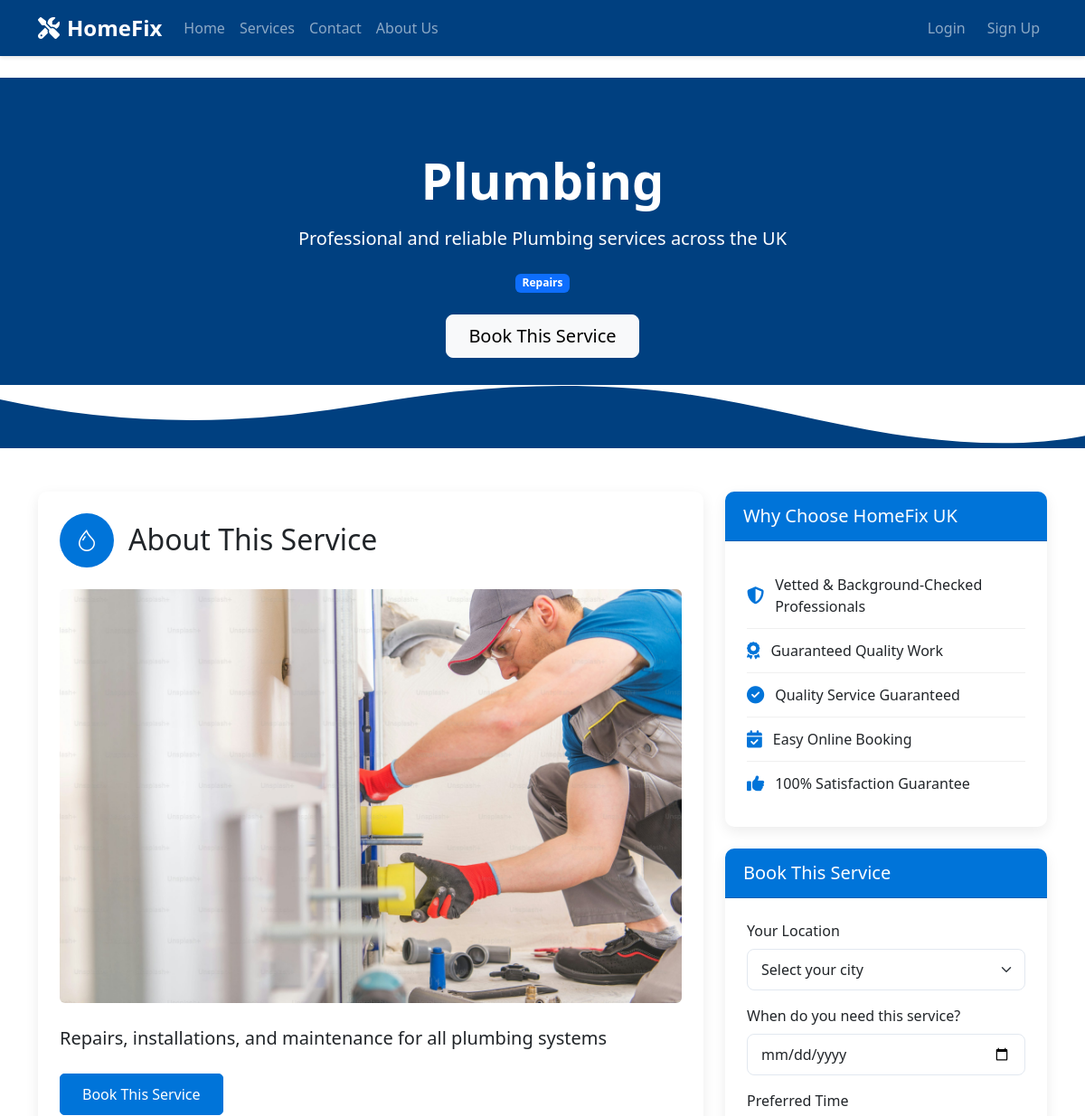
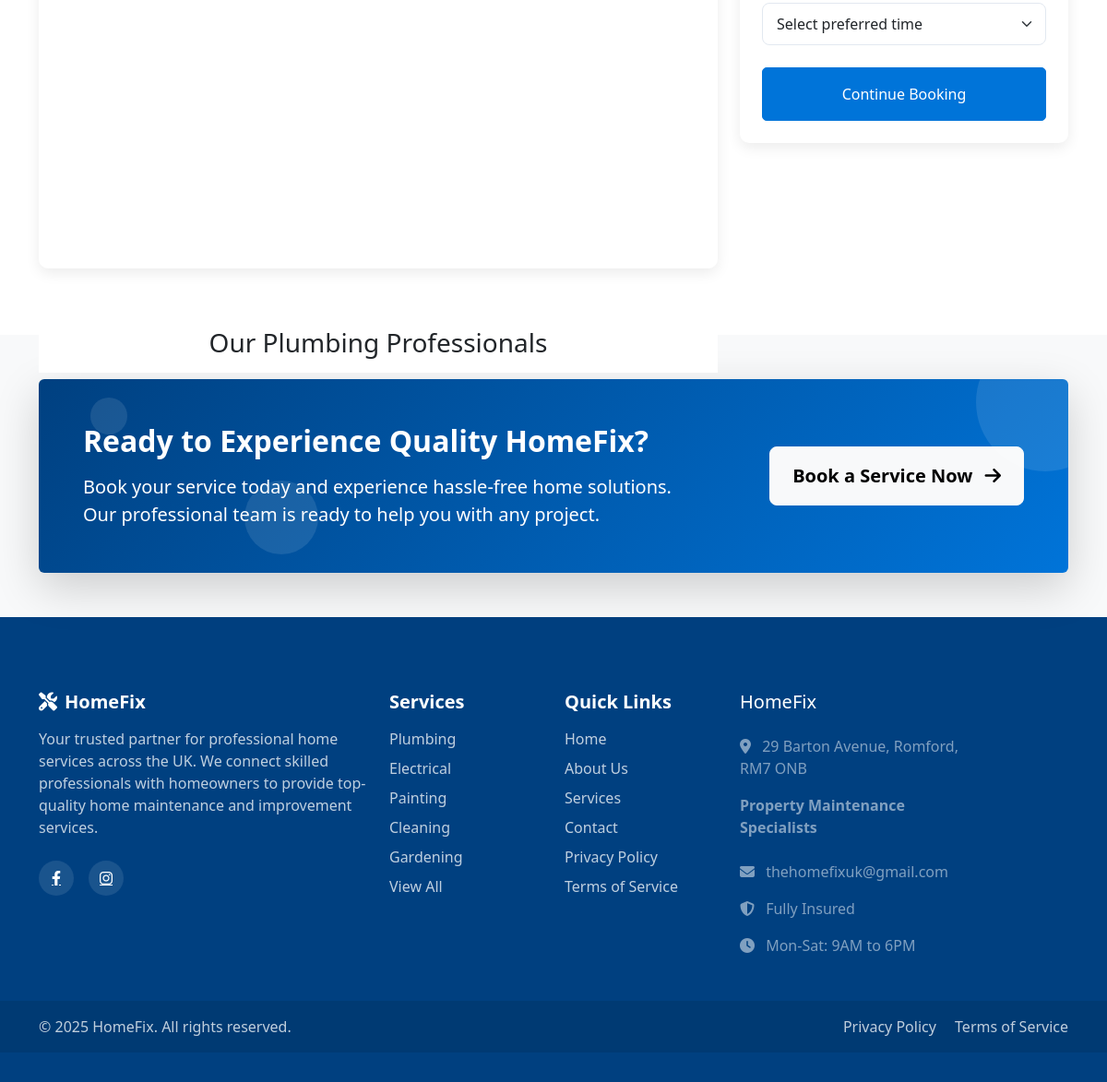
The app's page /services/1/ with its own data (2 pictures, top to bottom).
### services/models.py (models this page shows, shortened)
class Service(models.Model):
    name = models.CharField(max_length=100)
    description = models.TextField()
    icon = models.CharField(max_length=50)  # Store icon name/class
    base_price = models.DecimalField(max_digits=10, decimal_places=2)
    category = models.CharField(max_length=100)

### services/views.py (the view)
# urls.py: path('services/<int:service_id>/', views.service_detail, name='service_detail'),
def service_detail(request, service_id):
    service = get_object_or_404(Service, id=service_id)
    providers = Provider.objects.filter(service_types=service)
    return render(request, 'services/service_detail.html', {
        'service': service,
        'providers': providers,
    })

### templates/services/service_detail.html (shortened to what this page needs)
{% extends 'base.html' %}
{% block content %}
<section class="service-header">
    <div class="container">
        <div class="row justify-content-center">
            <div class="col-lg-10 text-center">
                <h1 class="display-4 fw-bold mb-3">{{ service.name }}</h1>
                <p class="lead mb-4">Professional and reliable {{ service.name }} services across the UK</p>
                <div class="d-flex justify-content-center align-items-center flex-wrap gap-3 mb-4">
                    <span class="badge bg-primary">{{ service.category }}</span>
                </div>
                <a href="{% url 'book_service' service.id %}" class="btn btn-light btn-lg px-4">Book This Service</a>
            </div>
        </div>
    </div>
    <div class="wave-divider">
    </div>
</section>
<div class="container py-5">
    <div class="row">
        <div class="col-lg-8">
            <div class="card service-card mb-5">
                <div class="card-body p-4">
                    <div class="d-flex align-items-center mb-4">
                        <div class="service-icon">
                            <i class="bi bi-{{ service.icon }}"></i>
                        </div>
                        <h2 class="mb-0">About This Service</h2>
                    </div>
                    <div class="service-image mb-4">
                        {% load static %}
                        {% if 'plumbing' in service.name|lower %}
                            <img src="{% static 'images/plumbing.jpg' %}" class="img-fluid rounded" alt="{{ service.name }}">
                        {% elif 'electrical' in service.name|lower or 'electric' in service.name|lower %}
                            <img src="{% static 'images/electrician.jpeg' %}" class="img-fluid rounded" alt="{{ service.name }}">
                        {% elif 'bathroom' in service.name|lower or 'tile' in service.name|lower or 'tiling' in service.name|lower %}
                            <img src="{% static 'images/bathroom&tilling.jpeg' %}" class="img-fluid rounded" alt="{{ service.name }}">
                        {% elif 'paint' in service.name|lower or 'painting' in service.name|lower %}
                            <img src="{% static 'images/painting.jpeg' %}" class="img-fluid rounded" alt="{{ service.name }}">
                        {% elif 'wallpaper' in service.name|lower %}
                            <img src="{% static 'images/wallpaper.jpeg' %}" class="img-fluid rounded" alt="{{ service.name }}">
                        {% elif 'floor' in service.name|lower %}
                            <img src="{% static 'images/flooring.jpeg' %}" class="img-fluid rounded" alt="{{ service.name }}">
                        {% elif 'garden' in service.name|lower or 'landscaping' in service.name|lower %}
                            <img src="{% static 'images/gardening.jpeg' %}" class="img-fluid rounded" alt="{{ service.name }}">
                        {% elif 'roof' in service.name|lower %}
                            <img src="{% static 'images/roofwork&repair.jpeg' %}" class="img-fluid rounded" alt="{{ service.name }}">
                        {% elif 'extension' in service.name|lower %}
                            <img src="{% static 'images/Extensions.jpeg' %}" class="img-fluid rounded" alt="{{ service.name }}">
                        {% elif 'carpent' in service.name|lower or 'wood' in service.name|lower %}
                            <img src="{% static 'images/carpenter.jpeg' %}" class="img-fluid rounded" alt="{{ service.name }}">
                        {% elif 'loft' in service.name|lower or 'conversion' in service.name|lower %}
                            <img src="{% static 'images/loft conversions.jpeg' %}" class="img-fluid rounded" alt="{{ service.name }}">
                        {% elif 'extension' in service.name|lower %}
                            <img src="{% static 'images/extension_specialist.png' %}" class="img-fluid rounded" alt="{{ service.name }}">
                        {% elif 'renovation' in service.name|lower or 'build' in service.name|lower or 'construction' in service.name|lower %}
                            <img src="{% static 'images/building.png' %}" class="img-fluid rounded" alt="{{ service.name }}">
                        {% elif 'clean' in service.name|lower %}
                            <img src="{% static 'images/cleaning.jpeg' %}" class="img-fluid rounded" alt="{{ service.name }}">
                        {% else %}
                            <img src="{% static 'images/maintenence.jpeg' %}" class="img-fluid rounded" alt="{{ service.name }}">
                        {% endif %}
                    </div>
                    <p class="card-text lead mb-4">{{ service.description }}</p>
                    <a href="{% url 'book_service' service.id %}" class="btn btn-primary px-4">Book This Service</a>
                </div>
            </div>
            <div class="my-5" style="clear: both; position: relative; z-index: 10;">
                <h2 class="h3 text-center py-3 bg-white">Our {{ service.name }} Professionals</h2>
            </div>
            {% if providers %}
            <div class="row row-cols-1 row-cols-md-2 g-4">
                {% for provider in providers %}
                <div class="col">
                    <div class="card provider-card h-100">
                        <div class="card-body p-4">
                            <div class="d-flex justify-content-between align-items-center mb-3">
                                <h3 class="card-title h5 mb-0">{{ provider.user.get_full_name }}</h3>
                                <span class="badge bg-light text-dark">{{ provider.total_jobs }} jobs</span>
                            </div>
                            <div class="d-flex align-items-center mb-3">
                                <div class="star-rating me-2">
                                    {% for i in '12345'|make_list %}
                                        {% if forloop.counter <= provider.rating %}
                                            <i class="fas fa-star"></i>
                                        {% elif forloop.counter <= provider.rating|add:0.5 %}
                                            <i class="fas fa-star-half-alt"></i>
                                        {% else %}
                                            <i class="far fa-star"></i>
                                        {% endif %}
                                    {% endfor %}
                                </div>
                                <span class="text-muted small">{{ provider.rating }} / 5</span>
                            </div>
                            <p class="card-text mb-4">{{ provider.bio|truncatewords:20 }}</p>
                            <div class="d-flex justify-content-between align-items-center">
                                <span class="text-primary small">Available in {{ provider.service_area }}</span>
                                <a href="{% url 'provider_detail' provider.id %}" class="btn btn-outline-primary">View Profile</a>
                            </div>
                        </div>
                    </div>
                </div>
                {% endfor %}
            </div>
            {% else %}
            <div class="alert alert-info rounded-3 shadow-sm my-4">
                <div class="d-flex align-items-center">
                    <p class="mb-0">No providers available for this service at the moment. Please check back later or contact us for more information.</p>
                </div>
            </div>
            {% endif %}
        </div>
        <div class="col-lg-4">
            <div class="card booking-sidebar mb-4">
                <div class="card-header">
                    <h2 class="h5 mb-0">Why Choose HomeFix UK</h2>
                </div>
                <div class="card-body p-4">
                    <ul class="feature-list">
                        <li><i class="fas fa-shield-alt"></i> Vetted & Background-Checked Professionals</li>
                        <li><i class="fas fa-award"></i> Guaranteed Quality Work</li>
                        <li><i class="fas fa-check-circle"></i> Quality Service Guaranteed</li>
                        <li><i class="fas fa-calendar-check"></i> Easy Online Booking</li>
                        <li><i class="fas fa-thumbs-up"></i> 100% Satisfaction Guarantee</li>
                    </ul>
                </div>
            </div>
            <div class="card booking-sidebar">
                <div class="card-header">
                    <h2 class="h5 mb-0">Book This Service</h2>
                </div>
                <div class="card-body p-4">
                    <form action="{% url 'book_service' service.id %}" method="get" class="booking-form">
                        <div class="mb-3">
                            <label for="quick-location" class="form-label">Your Location</label>
                            <select class="form-select" id="quick-location" name="location" required>
                                <option value="" selected disabled>Select your city</option>
                            </select>
                        </div>
                        <div class="mb-3">
                            <label for="quick-date" class="form-label">When do you need this service?</label>
                            <input type="date" class="form-control" id="quick-date" name="date" required>
                        </div>
                        <div class="mb-3">
                            <label for="quick-time" class="form-label">Preferred Time</label>
                            <select class="form-select" id="quick-time" name="time" required>
                                <option value="" selected disabled>Select preferred time</option>
                            </select>
                        </div>
                        <div class="d-grid mt-4">
                            <button type="submit" class="btn btn-primary py-3">Continue Booking</button>
                        </div>
                    </form>
                </div>
            </div>
        </div>
    </div>
</div>
{% endblock %}

### templates/base.html (style rules this page uses)
html, body { height: 100%; margin: 0; }
body { display: flex; flex-direction: column; min-height: 100vh; }
:root { --primary-color: #004080; --secondary-color: #f8f9fa; }
.btn-primary { background-color: var(--primary-color); border-color: var(--primary-color); }

### templates/services/service_detail.html (style rules this page uses)
.service-header { background-color: #004080; color: white; padding: 80px 0 100px; position: relative; overflow: hidden; }
.wave-divider { position: absolute; bottom: 0; left: 0; width: 100%; overflow: hidden; line-height: 0; }
.wave-divider svg { position: relative; display: block; width: calc(100% + 1.3px); height: 70px; }
.service-card { border: none; border-radius: 10px; box-shadow: 0 5px 15px rgba(0,0,0,0.08); transition: transform 0.3s ease; height: 100%; }
.service-icon { width: 60px; height: 60px; border-radius: 50%; background-color: #0074D9; display: flex; align-items: center; justify-content: center; color: white; font-size: 1.5rem; margin-right: 1rem; }
.feature-list { margin: 0; padding: 0; list-style: none; }
.feature-list li { padding: 12px 0; border-bottom: 1px solid #f0f0f0; display: flex; align-items: center; }
.feature-list li:last-child { border-bottom: none; }
.feature-list i { color: #0074D9; font-size: 1.2rem; margin-right: 12px; }
.booking-sidebar { border-radius: 10px; box-shadow: 0 5px 15px rgba(0,0,0,0.08); border: none; }
.booking-sidebar .card-header { background-color: #0074D9; color: white; border-top-left-radius: 10px; border-top-right-radius: 10px; padding: 15px 20px; }
.booking-form input, .booking-form select { border-radius: 8px; padding: 10px 15px; border: 1px solid #e2e8f0; }
.btn-primary { background-color: #0074D9; border-color: #0074D9; padding: 10px 20px; border-radius: 5px; }

### records on screen
Service: name "Plumbing", category "Repairs", description "Repairs, installations, and maintenance for all plumbing systems"
